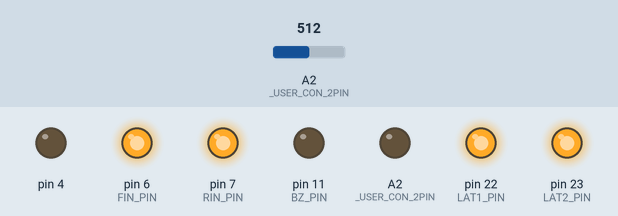
This sketch was run on a simulated Arduino Leonardo, built with avr-gcc and run on an emulated ATmega32U4. Shown: output pins drawn as LEDs (lit = HIGH). The test bench sets the inputs (shaded band); at power-on: A2 (_USER_CON_2PIN) = 512.

Above: at 1.2 s.
1.3 s: A2 (_USER_CON_2PIN) set to 603
2.8 s: A2 (_USER_CON_2PIN) set to 624
At 3.3 s:
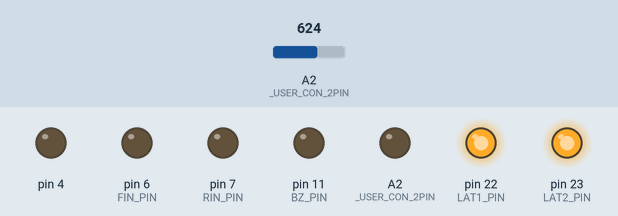
4.3 s: A2 (_USER_CON_2PIN) set to 306
At 5.5 s:
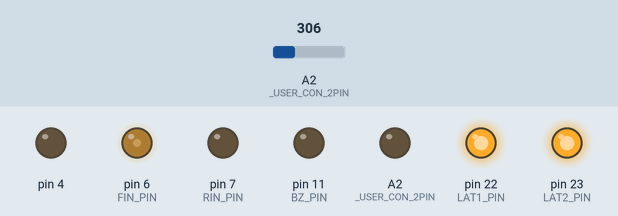
5.8 s: A2 (_USER_CON_2PIN) set to 394
7.3 s: A2 (_USER_CON_2PIN) set to 419
At 7.7 s:
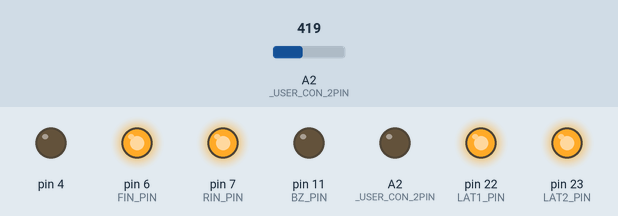
Timing chart, 0 to 9.8 s (numbered marks = the images above; inputs shaded):
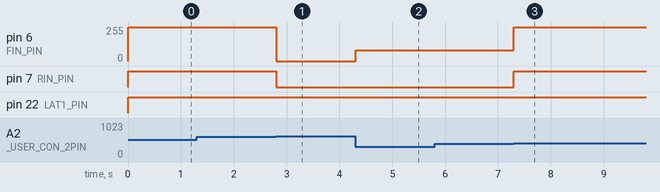

Measured:
- the behaviour switches between 613 and 614 on A2 (_USER_CON_2PIN) (found by bisection; images 0 and 1)
- the behaviour switches between 409 and 410 on A2 (_USER_CON_2PIN) (found by bisection; images 2 and 3)
- after the input at 1.3 s, every drawn part: stays the same
- after the input at 2.8 s, pin 6 (FIN_PIN): 255/255 → 0/255 at once; pin 7 (RIN_PIN): HIGH → LOW at once
- after the input at 4.3 s, pin 6 (FIN_PIN): 0/255 → 80/255 at once
- after the input at 5.8 s, every drawn part: stays the same
- after the input at 7.3 s, pin 6 (FIN_PIN): 80/255 → 255/255 at once; pin 7 (RIN_PIN): LOW → HIGH at once

The sketch:

kadai3.ino
```cpp
// 7:15

#define USE_TIMER3_ISR
#include "mono_con.h"

const int spdpara[5] = { -120, -80, 0, 80, 120 };
int idx = 2;
int x;

int ytoidx(int p) {
	return map(p, 0, 1023, 2, -3);
}

void cw(int speed) {
	analogWrite(FIN_PIN, speed);
	digitalWrite(RIN_PIN, LOW);
}

void ccw(int speed) {
	digitalWrite(FIN_PIN, LOW);
	analogWrite(RIN_PIN, speed);
}

void stop() {
	digitalWrite(FIN_PIN, HIGH);
	digitalWrite(RIN_PIN, HIGH);
}

void rotate(int i) {
	if (i == 0) stop();
	else if (i < 0) ccw(abs(i));
	else cw(i);
}

void onedisp(int n) {
	static int pren = -3;
	if (pren != n) {
		pren = n;
		if (n < 0) disp(num[abs(n)], 0x40);
		else disp(num[n], 0x00);
	}
}

word in;

ISR(TIMER3_COMPA_vect) {
	if (in++ > 5) {
		in = 0;

		x = analogRead(A2);
	}
}

void setup() {
	config_init();
	serial_init();

	x = analogRead(A2);
}

void loop() {
	idx = ytoidx(x);
	onedisp(idx);
	rotate(spdpara[idx + 2]);
}
```

mono_con.h
```cpp
//===================================================================================================================
//
//  高校生ものづくりコンテスト2026岡山県大会用 ArduinoShield
//
//    出力回路: 百エディケーション製
//    https://hyakuedu.wordpress.com/
//
//    CPU Board: Arduino MEGA 2560 R3
//                                     2026/01/08 OKAKO
//
//===================================================================================================================
#ifndef _MONO_CON_2026_H
#define _MONO_CON_2026_H

//--- Arduino  ATmega2560 Input
#define _USER_CON_1PIN A1
#define _USER_CON_2PIN A2
#define _USER_CON_3PIN 17
#define _USER_CON_4PIN 18
#define _USER_CON_5PIN 19
#define _USER_CON_6PIN 40
#define _USER_CON_7PIN 42
#define _USER_CON_8PIN 20 //GND

//--- OKAKO_Shield_CN2
#define BOARD_SW_PIN 26
#define BZ_PIN 11
#define FIN_PIN 6
#define RIN_PIN 7
#define LAT2_PIN 23
#define LAT1_PIN 22
#define SCK_PIN 24
#define SDI_PIN 25

//--- セグメントLED 0-9,blank
const int num[11] = { 0x3f, 0x06, 0x5b, 0x4f, 0x66,  //0, 1, 2, 3, 4
                      0x6d, 0x7d, 0x27, 0x7f, 0x6f,  //5, 6, 7, 8, 9
                      0x00 };                        //blank

//--- レジスタ初期設定
void config_init(void) {
  pinMode(_USER_CON_1PIN, INPUT);
  pinMode(_USER_CON_2PIN, INPUT);
  pinMode(_USER_CON_3PIN, INPUT);
  pinMode(_USER_CON_4PIN, INPUT);
  pinMode(_USER_CON_5PIN, INPUT);
  pinMode(_USER_CON_6PIN, INPUT);
  pinMode(_USER_CON_7PIN, INPUT);

  pinMode(_USER_CON_8PIN, OUTPUT);
  digitalWrite(_USER_CON_8PIN, LOW); //IN_D4をGND設定

  pinMode(BOARD_SW_PIN, INPUT);
  pinMode(BZ_PIN, OUTPUT);
  pinMode(RIN_PIN, OUTPUT);
  pinMode(FIN_PIN, OUTPUT);
  pinMode(LAT1_PIN, OUTPUT);
  pinMode(LAT2_PIN, OUTPUT);
  pinMode(SCK_PIN, OUTPUT);
  pinMode(SDI_PIN, OUTPUT);

  ////////// DCモータ制御用PWM信号生成用のタイマ(Timer4)の周波数を31.37KHzに変更 //////////
  TCCR4B = (TCCR4B & 0b11111000) | 0x01;

#ifdef USE_TIMER3_ISR
  ////////// 1ms割り込み用のタイマ(Timer3)の初期化 //////////
  TCCR3A = 0;
  TCCR3B = 0x0b;
  // OCR3A = 124;
  OCR3A = 249;
  TIMSK3 = 2;
#endif
}

//--- 構造体宣言bitset
struct bitset {
  int SDI : 1;   // bit0 シリアルデータ
  int SCK : 1;   // bit1 シリアルクロック
  int LAT1 : 1;  // bit2 7seg LED 系ラッチ
  int LAT2 : 1;  // bit3 フルカラーLED,step モータ系ラッチ
  int DCM : 2;   // bit4,5 DC モータの動作モード
  int BZ : 1;    // bit6 圧電スピーカ
  int TSW : 1;   // bit7 タクトスイッチ入力
};
struct bitset RC;  // 構造体変数

//--- 共用体宣言lm (LED & step Motor)
union {
  struct {               //--- 構造体宣言，bit というグループ名
    int SM : 4;   // bit0 ～ bit3 ステッピングモータ励磁信号
    int R : 1;    // bit4 フルカラーLED，赤色
    int B : 1;    // bit5 フルカラーLED，青色
    int G : 1;    // bit6 フルカラーLED，緑色
    int res : 1;  // bit7 未使用
  } bit;          // bit アクセス名
  struct {
    int SM : 4;
    int GBR : 3;  // フルカラーLED, カラーコードを3bitで指定
    int res : 1;
  } color;  // GBRを3ビットアクセス名
  int b8;   // byte アクセス名
} lm;       // 共用体変数名

//--- U1,U2,U3初期化
void serial_init(void) {
  // U1, U2
  digitalWrite(LAT1_PIN, LOW);
  shiftOut(SDI_PIN, SCK_PIN, MSBFIRST, 0x00);
  shiftOut(SDI_PIN, SCK_PIN, MSBFIRST, 0x00);
  digitalWrite(LAT1_PIN, HIGH);

  // U3
  digitalWrite(LAT2_PIN, LOW);
  shiftOut(SDI_PIN, SCK_PIN, MSBFIRST, 0x00);
  digitalWrite(LAT2_PIN, HIGH);
}

//--- 2桁7セグメントLEDの表示関数
void disp(char leftPat, char rightPat) {
  digitalWrite(LAT1_PIN, LOW);
  shiftOut(SDI_PIN, SCK_PIN, MSBFIRST, leftPat);
  shiftOut(SDI_PIN, SCK_PIN, MSBFIRST, rightPat);
  digitalWrite(LAT1_PIN, HIGH);
}

//--- ステッピングモータの初期設定関数
int stepm_init(int n) {
  int spm[5] = { 0x9,     // A
                 0xc,     // B
                 0x6,     // nA
                 0x3,     // nB
                 0x00 };  // Stop

  return spm[n];
}

//--- フルカラーLEDとステッピングモータの動作制御関数
void led_stepmotor(char n) {
  digitalWrite(LAT2_PIN, LOW);
  shiftOut(SDI_PIN, SCK_PIN, MSBFIRST, n);
  digitalWrite(LAT2_PIN, HIGH);
}

#endif
```
